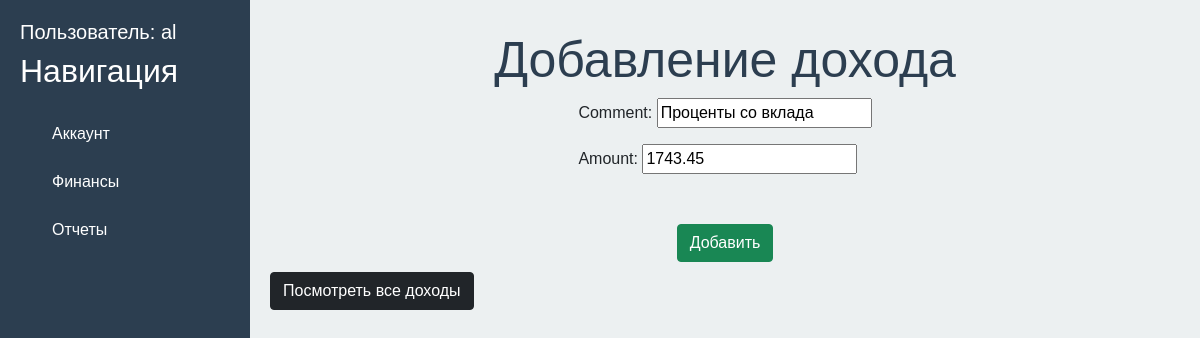
Screenshot of /myfinances/income/3/update/ (signed in) with the database file from the repository.
### users/models.py (models this page shows)
class User(AbstractUser):
    pass

### finances/models.py (models this page shows, shortened)
class Income(models.Model):
    user = models.ForeignKey(settings.AUTH_USER_MODEL, on_delete = models.CASCADE)
    comment = models.CharField(max_length = 100)
    amount = models.DecimalField(max_digits = 10, decimal_places = 2, default=0)
    date = models.DateTimeField(default=timezone.now)

### finances/views.py (the view)
# urls.py: path('income/<int:pk>/update/', views.IncomeUpdateView.as_view(), name = 'income_update'),      #Update/edit an income record
class IncomeUpdateView(UpdateView):
    model = Income
    template_name = 'finances/income_create.html'
    form_class = IncomeForm
    success_url = reverse_lazy('income_list')

### finances/forms.py
class IncomeForm(ModelForm):
    class Meta:
        model = Income
        fields = ['comment', 'amount']

### finances/templates/finances/income_create.html (shortened to what this page needs)
{% extends 'users/base.html'%}
{% block content%}
<div class="features">
    <h1> Добавление дохода </h1>
    <div class="form">
        <form method="post">
            {{form.as_p}}
            <button type="submit" class="btn btn-success"> Добавить </button>
        </form>
    </div>
    <a href="{% url 'income_list'%}" class="btn btn-dark"> Посмотреть все доходы </a>
</div>
{% endblock %}

### users/templates/users/base.html (shortened to what this page needs)
{% load static%}
<!doctype html>
<html lang="en">
<head>
    <link href="https://cdn.jsdelivr.net/npm/bootstrap@5.0.2/dist/css/bootstrap.min.css" rel="stylesheet">
    <link rel = "stylesheet" href = "{% static 'users/css/users.css' %}">
</head>
<body>
    <aside>
        <h5> Пользователь: {{ user }} </h5>
        <h2> Навигация </h2>
        <nav>
            <ul>
                <a href = "{% url 'home' %}">
                    <li>  Аккаунт </li>
                </a>
                <a href = "{% url 'finance_home' %}">
                    <li>  Финансы </li>
                </a>
                <a href = "{% url 'report_home' %}">
                    <li>  Отчеты </li>
                </a>
            </ul>
        </nav>
    </aside>
    <main>
        {% block content %}
        {% endblock %}
    </main>
</body>
</html>

### users/static/users/css/users.css (style rules this page uses)
body { font-family: Arial, sans-serif; display: flex; height: 100vh; }
aside { width: 250px; background-color: #2c3e50; color: white; padding: 20px; height: 100vh; }
aside a { color: white; text-decoration: none; margin-bottom: 10px; padding: 10px; border-radius: 5px; }
aside a li { list-style-type: none; }
main { flex-grow: 1; background-color: #ecf0f1; padding: 20px; }
main .features h1 { font-size: 50px; margin-top: 10px; color: #2c3e50; text-align: center; }
main .features button { margin: 0 auto; display: block; margin-top:50px; }
main .features a { text-align: center; margin-top: 10px }
main .form { display: flex; justify-content: center; align-items: center; }

### rows the page displays
User: is_active+password+username "al"
Income: comment "Проценты со вклада", amount "1743.45"
